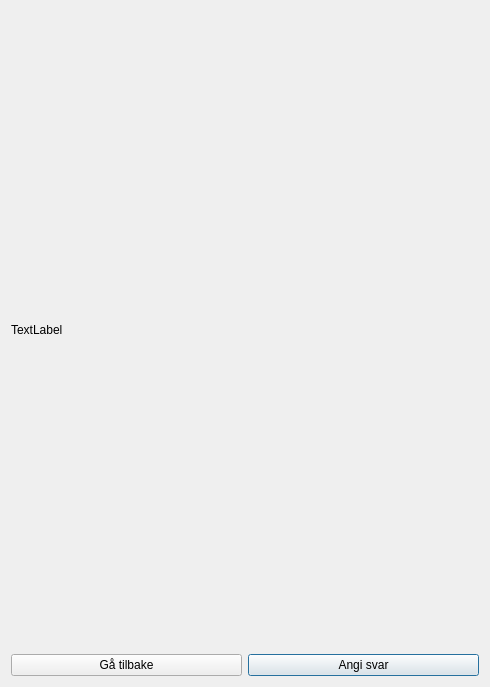
<?xml version="1.0" encoding="UTF-8"?>
<ui version="4.0">
 <class>SecondWindowDialog</class>
 <widget class="QDialog" name="SecondWindowDialog">
  <property name="geometry">
   <rect>
    <x>0</x>
    <y>0</y>
    <width>490</width>
    <height>687</height>
   </rect>
  </property>
  <property name="windowTitle">
   <string>Dialog</string>
  </property>
  <layout class="QGridLayout" name="gridLayout">
   <item row="0" column="0" colspan="2">
    <widget class="QLabel" name="label">
     <property name="text">
      <string>TextLabel</string>
     </property>
    </widget>
   </item>
   <item row="3" column="1">
    <widget class="QPushButton" name="pushButton">
     <property name="text">
      <string>Angi svar</string>
     </property>
    </widget>
   </item>
   <item row="3" column="0">
    <widget class="QPushButton" name="pushButton_2">
     <property name="text">
      <string>Gå tilbake</string>
     </property>
    </widget>
   </item>
  </layout>
 </widget>
 <resources/>
 <connections/>
</ui>
